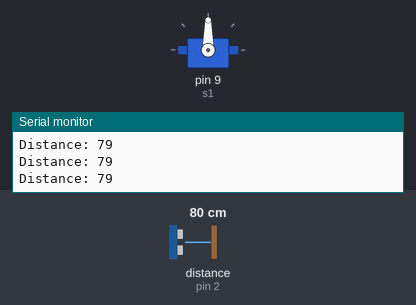
Bench run of a sketch on a simulated Arduino Uno, built with avr-gcc and run on an emulated ATmega328P. Parts: servo, the last lines printed to the serial monitor. Wiring (inferred from the names in the program): ultrasonic range finder: trigger pin 3; echo pin 2. The test bench sets the inputs (shaded band); at power-on: distance to the obstacle (sensor on pin 2) 80 cm. The echo pulse lasts 58.3 µs per cm.

Above: at 1.2 s.
1.3 s: distance to the obstacle (sensor on pin 2) set to 12 cm
2.8 s: distance to the obstacle (sensor on pin 2) set to 9 cm
At 3.3 s:
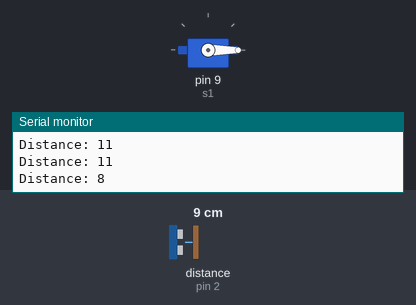
5.8 s: distance to the obstacle (sensor on pin 2) set to 18 cm
At 6.6 s:
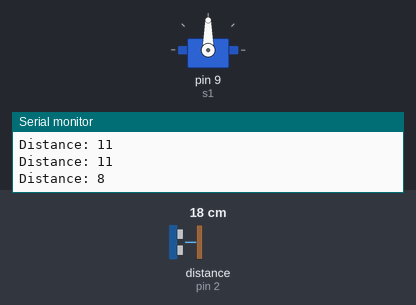
7.3 s: distance to the obstacle (sensor on pin 2) set to 2 cm
At 7.9 s:
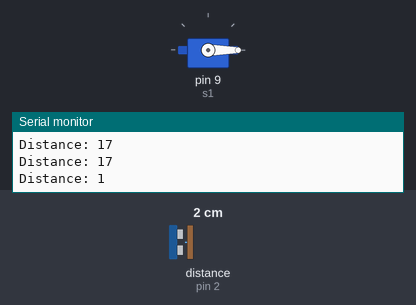
Timing chart, 0 to 10.8 s (numbered marks = the images above; inputs shaded):
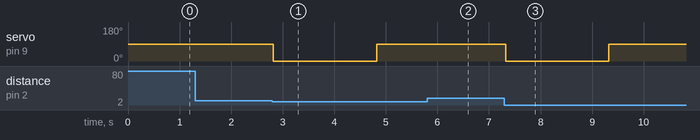

Measured:
- the behaviour switches between 11 and 10 cm on distance to the obstacle (sensor on pin 2) (found by bisection; images 0 and 1)
- after the input at 2.8 s, servo on pin 9 (s1): 90° → 0° at once, → 90° 2.0 s later
- after the input at 5.8 s, servo on pin 9 (s1): stays 90° (without the input it goes to 0° after 1.0 s)
- after the input at 7.3 s, servo on pin 9 (s1): 90° → 0° at once, → 90° 2.0 s later

The sketch:

ServoUltrasonicMain.ino
```cpp
#include <Servo.h>
Servo s1;
bool state = false;
void setup() {

  // initialize the digital pins as an output.
  s1.attach(9);
  setupUltrasonic();
}

void loop() {
  if (readUltrasonic() < 10 && state == false) {
  s1.write(0); // rotates away from pipe (allows dispensing)
  delay(1000); //wait 1 second
  s1.detach(); // stop
  delay(1000); // wait 1 second
  s1.attach(9); // continue
  s1.write(90); // rotate back to blocking position
  delay(1000); // wait 1 second
  s1.detach(); //stop
  delay(1000);//wait 1 second
  s1.attach(9); //continue
  }
  while (state) { // this condition ensures that the customer must remove the nearby object and then place it near the sensor to dispense another object
    if (readUltrasonic() < 10) {
      state = false;
    }
  }
 }
```

Ultrasonic.ino
```cpp
//CAN FIND ALL COMMENTS ON ULTRASONIC MODULE IN THE ULTRASONIC ACTUATOR SKETCH
const int trigPin = 3; //emittter
const int echoPin = 2; //receiver

long duration;
int distance;

void setupUltrasonic() {
pinMode(trigPin, OUTPUT);
pinMode(echoPin, INPUT);
Serial.begin(9600);
}

int readUltrasonic()
{
  digitalWrite(trigPin, LOW);
  delayMicroseconds(2);
  digitalWrite(trigPin, HIGH);
  delayMicroseconds(10);
  digitalWrite(trigPin, LOW);
  duration = pulseIn(echoPin, HIGH);
  distance= duration*0.034/2;
  Serial.print("Distance: ");
  Serial.println(distance);
  return distance; //this distance will be used in the conditional logic for golf ball dispensing.
}
```
